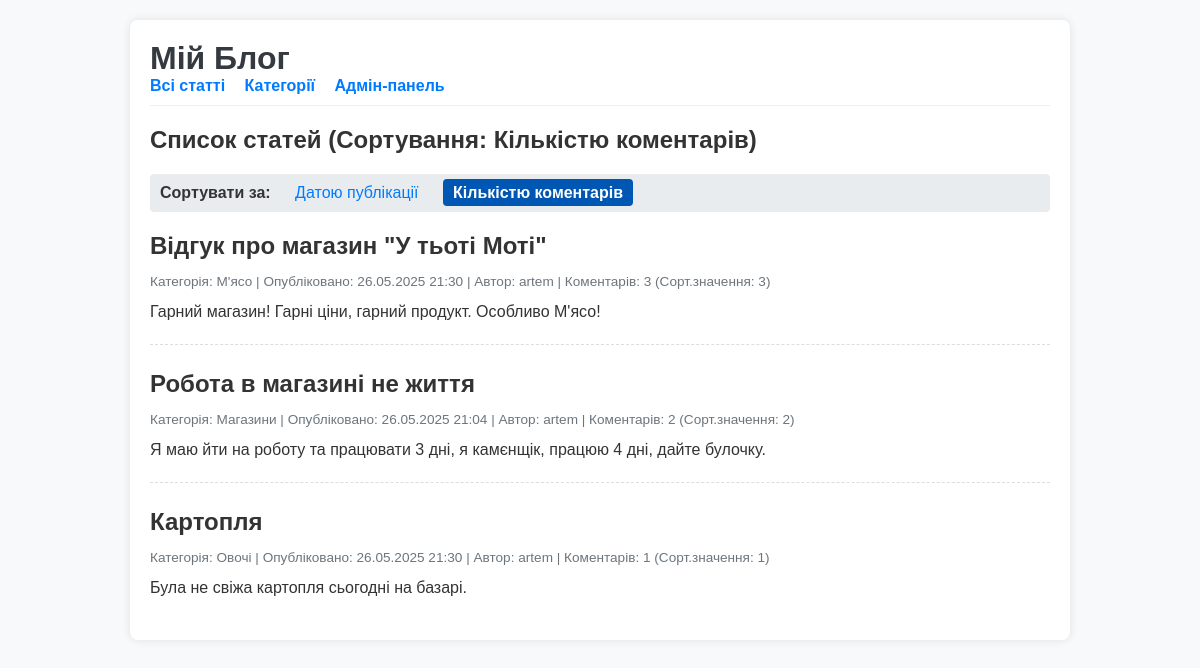
Page /blog/?sort_by=comments on the committed database.
### blog/models.py (models this page shows, shortened)
class Article(models.Model):
    title = models.CharField(max_length=200, verbose_name="Заголовок")
    content = models.TextField(verbose_name="Зміст")
    publication_date = models.DateTimeField(default=timezone.now, verbose_name="Дата публікації")
    category = models.ForeignKey(Category, on_delete=models.CASCADE, related_name='articles', verbose_name="Категорія")
    author = models.ForeignKey(User, on_delete=models.SET_NULL, null=True, blank=True, verbose_name="Автор")
    class Meta:
        verbose_name = "Стаття"
        verbose_name_plural = "Статті"
        ordering = ['-publication_date']
    @property
    def comment_count(self):
        return self.comments.count()

class Category(models.Model):
    name = models.CharField(max_length=100, unique=True, verbose_name="Назва категорії")
    class Meta:
        verbose_name = "Категорія"
        verbose_name_plural = "Категорії"
        ordering = ['name']

### blog/views.py (the view)
# urls.py: path('', views.article_list, name='article_list'),
def article_list(request): # <--- ОНОВЛЮЄМО ЦЮ ФУНКЦІЮ
    sort_by = request.GET.get('sort_by', 'date') # За замовчуванням сортуємо за датою
    print(f"----- ARTICLES (sort_by: {sort_by}) -----") # ДІАГНОСТИКА
    if sort_by == 'comments':
        articles_qs = Article.objects.annotate(
            num_comments_for_sorting=Count('comments')
        ).order_by('-num_comments_for_sorting', '-publication_date') # Спочатку за к-стю коментарів, потім за датою
        current_sorting = 'Кількістю коментарів'
    else: # За замовчуванням або якщо sort_by == 'date'
        articles_qs = Article.objects.order_by('-publication_date') # Новіші спочатку
        current_sorting = 'Датою публікації'
    for art in articles_qs: # ДІАГНОСТИКА
        print(f"Стаття: {art.title}, Дата: {art.publication_date}, Коментарів (властивість): {art.comment_count}") # ДІАГНОСТИКА
        if hasattr(art, 'num_comments_for_sorting'): # ДІАГНОСТИКА
            print(f"  Анотовано коментарів: {art.num_comments_for_sorting}") # ДІАГНОСТИКА
    print("-----------------------------") # ДІАГНОСТИКА
    context = {
        'articles': articles_qs,
        'current_sorting_param': sort_by, # Для підсвічування активного сортування
        'current_sorting_text': current_sorting,
        'page_title': "Список статей"
    }
    return render(request, 'blog/article_list.html', context)

### blog/templates/blog/article_list.html (shortened to what this page needs)
<!DOCTYPE html>
<html lang="uk">
<head>
</head>
<body>
    <div class="container">
        <header>
            <h1>Мій Блог</h1>
            <nav>
                <a href="{% url 'blog:article_list' %}">Всі статті</a>
                <a href="{% url 'blog:category_list' %}">Категорії</a>
                <a href="{% url 'admin:index' %}" target="_blank">Адмін-панель</a>
            </nav>
        </header>
        <h2>{{ page_title }} (Сортування: {{ current_sorting_text }})</h2>
        <div class="sorting-options">
            <strong>Сортувати за:</strong>
            <a href="{% url 'blog:article_list' %}?sort_by=date" class="{% if current_sorting_param == 'date' %}active{% endif %}">Датою публікації</a>
            <a href="{% url 'blog:article_list' %}?sort_by=comments" class="{% if current_sorting_param == 'comments' %}active{% endif %}">Кількістю коментарів</a>
        </div>
        {% if articles %}
            {% for article in articles %}
                <div class="article-item">
                    <h2>
                        {{ article.title }}
                    </h2>
                    <p class="article-meta">
                        Категорія: {{ article.category.name }} |
                        Опубліковано: {{ article.publication_date|date:"d.m.Y H:i" }} |
                        Автор: {{ article.author.username|default:"Не вказано" }} |
                        Коментарів: {{ article.comment_count }}
                        {% if current_sorting_param == 'comments' %}
                            (Сорт.значення: {{ article.num_comments_for_sorting }})
                        {% endif %}
                    </p>
                    <div class="article-content">
                        {{ article.content|truncatewords_html:40|safe }}
                    </div>
                </div>
            {% endfor %}
        {% else %}
            <p class="no-articles">Ще немає жодної статті. Ви можете <a href="{% url 'admin:blog_article_add' %}">додати статтю</a> в адмін-панелі.</p>
        {% endif %}
    </div>
</body>
</html>

### blog/templates/blog/article_list.html (style rules this page uses)
body { font-family: Arial, sans-serif; margin: 0; padding: 0; background-color: #f8f9fa; color: #333; }
.container { max-width: 900px; margin: 20px auto; padding: 20px; background-color: #fff; border-radius: 8px; box-shadow: 0 0 10px rgba(0,0,0,0.1); }
header { padding-bottom: 10px; margin-bottom: 20px; border-bottom: 1px solid #eee; }
header h1 { margin: 0; color: #343a40; }
nav a { margin-right: 15px; text-decoration: none; color: #007bff; font-weight: bold; }
.sorting-options { margin-bottom: 20px; padding: 10px; background-color: #e9ecef; border-radius: 4px; }
.sorting-options strong { margin-right: 10px; }
.sorting-options a { margin-right: 10px; text-decoration: none; color: #007bff; padding: 5px 10px; border-radius: 4px; }
.sorting-options a.active { background-color: #0056b3; color: white; font-weight: bold; }
.article-item { margin-bottom: 25px; padding-bottom: 20px; border-bottom: 1px dashed #ddd; }
.article-item:last-child { border-bottom: none; margin-bottom: 0; }
.article-item h2 { margin-top: 0; margin-bottom: 5px; }
.article-meta { font-size: 0.85em; color: #6c757d; margin-bottom: 10px; }
.article-content { line-height: 1.6; }

### rows in the picture
Article: title "Відгук про магазин \"У тьоті Моті\"", category.name "М'ясо", publication_date "26.05.2025 21:30", author.username "artem", comment_count "3", num_comments_for_sorting "3", content "Гарний магазин! Гарні ціни, гарний продукт. Особливо М'ясо!"
Article: title "Робота в магазині не життя", category.name "Магазини", publication_date "26.05.2025 21:04", author.username "artem", comment_count "2", num_comments_for_sorting "2", content "Я маю йти на роботу та працювати 3 дні, я камєнщік, працюю 4 дні, дайте булочку."
Article: title "Картопля", category.name "Овочі", publication_date "26.05.2025 21:30", author.username "artem", comment_count "1", num_comments_for_sorting "1", content "Була не свіжа картопля сьогодні на базарі."

### other values in the picture
{{ page_title }} "Список статей"
{{ current_sorting_text }} "Кількістю коментарів"
